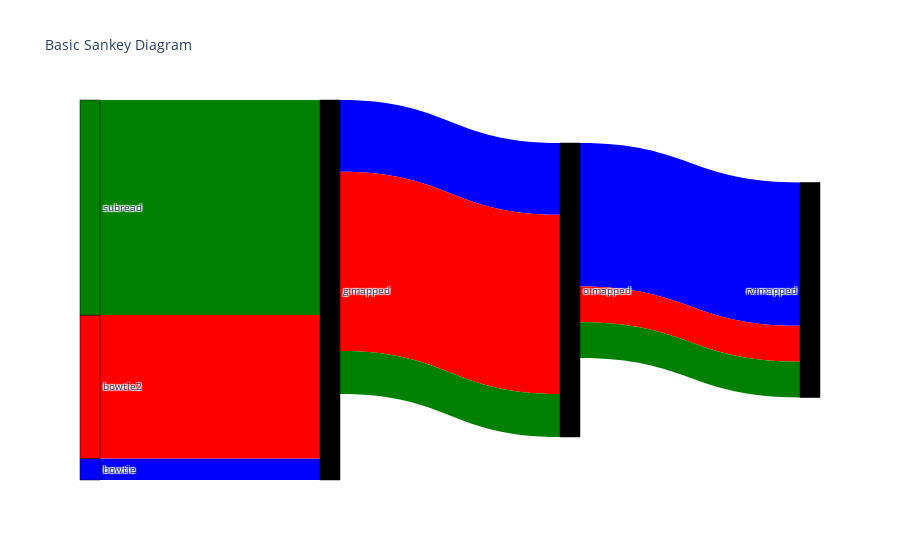

The notebook cell saved with this chart:
### Code cell
import plotly.graph_objects as go

fig = go.Figure(data=[go.Sankey(
    arrangement = 'snap',
    node = dict(
      pad = 0,
      thickness = 20,
      line = dict(color = "black", width = 0.5),
      label = ["bowtie", "bowtie2", "subread", "g:mapped", "o:mapped", "rv:mapped"],
      color = ["blue", "red", "green"]
    ),
    link = dict(
#       source = [0, 0, 0, 1, 1, 1, 2, 2, 2], # indices correspond to labels, eg A1, A2, A2, B1, ...  
#       target = [4, 5, 6, 4, 5, 6, 4, 5, 6],
        
#       source = [0, 1, 2, 3],
#       target = [2, 3, 4, 5],  
    
        source = [0, 3, 4, 1, 3, 4, 2, 3, 4],
        target = [3, 4, 5, 3, 4, 5, 3, 4, 5], 
        
#       value = [90, 90, 90, 80, 80, 80, 70, 70, 70],
#       label = ["90%", "90%", "90%", "80%", "80%", "80%", "70%", "70%", "70%"]
        
        value = [3, 10, 20, 20, 25, 5, 30 ,6, 5],
        color = ["blue", "blue", "blue", "red", "red", "red", "green", "green", "green"]
        
  ))])

fig.update_layout(title_text="Basic Sankey Diagram", font_size=10)
fig.show()

### Figure 1 — Plotly figure (JSON) as saved in the notebook; plotly's stock layout.template omitted (floating-point values rounded to 4 significant figures)
{"data": [{"arrangement": "snap", "link": {"color": ["blue", "blue", "blue", "red", "red", "red", "green", "green", "green"], "source": [0, 3, 4, 1, 3, 4, 2, 3, 4], "target": [3, 4, 5, 3, 4, 5, 3, 4, 5], "value": [3, 10, 20, 20, 25, 5, 30, 6, 5]}, "node": {"color": ["blue", "red", "green"], "label": ["bowtie", "bowtie2", "subread", "g:mapped", "o:mapped", "rv:mapped"], "line": {"color": "black", "width": 0.5}, "pad": 0, "thickness": 20}, "type": "sankey"}], "layout": {"font": {"size": 10}, "title": {"text": "Basic Sankey Diagram"}}}
